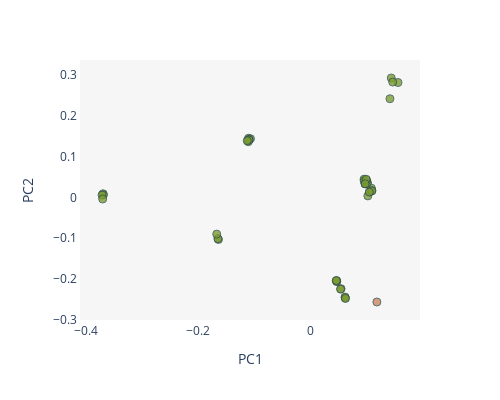

Source (notebook cell):
### Code cell
fig = px.scatter(x=results[875][3][0], 
                 y=results[875][3][1], 
                 color=colors, 
                 color_discrete_sequence=["#7D9D33", "#CD8862"],
                 width=500, height=400)

fig.update_traces(marker=dict(size=8, opacity=0.8, line=dict(width=1, color='DarkSlateGray')))
fig.update_layout(showlegend=False)
fig.update_layout(xaxis=dict(showgrid=False, zeroline=False, showline=True, title="PC1"))
fig.update_layout(yaxis=dict(showgrid=False, zeroline=False, showline=True, title="PC2"))
fig.update_layout(paper_bgcolor="white")
fig.update_layout(plot_bgcolor="#f6f6f6")
fig.write_image("window_875.svg")
fig

### Figure 1 — Plotly figure (JSON) as saved in the notebook; plotly's stock layout.template omitted (floating-point values rounded to 4 significant figures)
{"data": [{"hovertemplate": "color=False<br>x=%{x}<br>y=%{y}<extra></extra>", "legendgroup": "False", "marker": {"color": "#7D9D33", "line": {"color": "DarkSlateGray", "width": 1}, "opacity": 0.8, "size": 8, "symbol": "circle"}, "mode": "markers", "name": "False", "orientation": "v", "showlegend": true, "type": "scatter", "x": [0.05519, 0.1094, 0.06265, 0.103, -0.1101, -0.3696, -0.1636, 0.05428, 0.04711, 0.1019, -0.3689, -0.3715, -0.1647, 0.06236, -0.1104, 0.09628, -0.1065, 0.06304, 0.09644, -0.1667, 0.09821, 0.04748, -0.1104, -0.3703, 0.09821, 0.1022, 0.1009, 0.1063, -0.1088, 0.1449, 0.09993, 0.1569, 0.1103, -0.1091, 0.11, 0.09821, 0.04722, 0.1425, 0.04667, 0.1057, 0.1475, -0.1123], "xaxis": "x", "y": [-0.2236, 0.02254, -0.2459, 0.003626, 0.1447, 0.008945, -0.1031, -0.2247, -0.2041, 0.03542, 0.006185, 0.005685, -0.101, -0.2441, 0.1394, 0.04449, 0.1436, -0.2475, 0.04031, -0.08994, 0.03331, -0.2061, 0.1364, -0.003982, 0.03331, 0.03566, 0.0418, 0.01385, 0.1422, 0.2923, 0.04443, 0.2813, 0.01628, 0.1405, 0.01596, 0.03331, -0.2049, 0.2415, -0.2034, 0.01297, 0.2824, 0.1387], "yaxis": "y"}, {"hovertemplate": "color=True<br>x=%{x}<br>y=%{y}<extra></extra>", "legendgroup": "True", "marker": {"color": "#CD8862", "line": {"color": "DarkSlateGray", "width": 1}, "opacity": 0.8, "size": 8, "symbol": "circle"}, "mode": "markers", "name": "True", "orientation": "v", "showlegend": true, "type": "scatter", "x": [0.1192], "xaxis": "x", "y": [-0.2562], "yaxis": "y"}], "layout": {"height": 400, "legend": {"title": {"text": "color"}, "tracegroupgap": 0}, "margin": {"t": 60}, "paper_bgcolor": "white", "plot_bgcolor": "#f6f6f6", "showlegend": false, "width": 500, "xaxis": {"anchor": "y", "autorange": true, "domain": [0, 1], "range": [-0.4108, 0.1961], "showgrid": false, "showline": true, "title": {"text": "PC1"}, "type": "linear", "zeroline": false}, "yaxis": {"anchor": "x", "autorange": true, "domain": [0, 1], "range": [-0.3002, 0.3364], "showgrid": false, "showline": true, "title": {"text": "PC2"}, "type": "linear", "zeroline": false}}}
